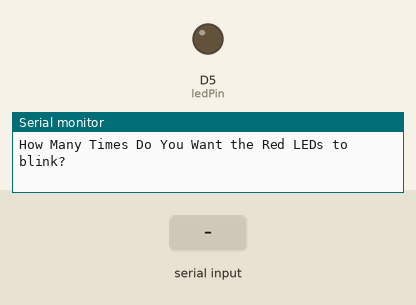
Recording of a sketch running on a simulated ESP8266 (NodeMCU). Parts: output pins drawn as LEDs (lit = HIGH), the last lines printed to the serial monitor. Dashed ring = blinking. Inputs (shaded band) come from the test bench.

Above: at 1.2 s.
1.3 s: "90,45\n" received over Serial
At 1.7 s:
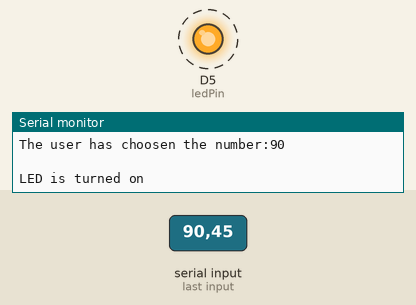
Timing chart, 0 to 10.3 s (numbered marks = the images above; inputs shaded):
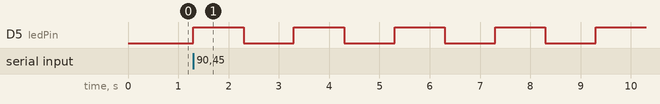

Measured:
- after the input at 1.3 s, D5 (ledPin): alternates HIGH for 1.0 s and LOW for 1.0 s, starting at once

The sketch:

LED_Blinking-_Serial_Monitor.ino
```cpp
//Blinking LEDs by user input from serial monitor
#define ledPin D5 // declare D5 as ledpin
int numBlinks; // variable to store the number of blinks

void setup()
{
  pinMode(ledPin, OUTPUT);  // set D5 pin as output pin
  digitalWrite(ledPin, LOW); // set the pin value on low at the begin
  Serial.begin(9600);
}
void loop()
{
  Serial.println("How Many Times Do You Want the Red LEDs to blink?"); //Prompt User for Input
  while (Serial.available() == 0) {
    // Wait for User to Input Data
  }
  numBlinks = Serial.parseInt(); //Read the data the user has input
  Serial.print("The user has choosen the number:");
  Serial.println(numBlinks);
  Serial.println(" ");
  //for loop for blinking LED multiple times according to the user input
  for (int counter = 1; counter <= numBlinks; counter++) {
    Serial.println("LED is turned on");
    digitalWrite(ledPin, HIGH);
    delay(1000);
    Serial.println("LED is turned off");
    digitalWrite(ledPin, LOW);
    delay(1000);
  }
}
```
